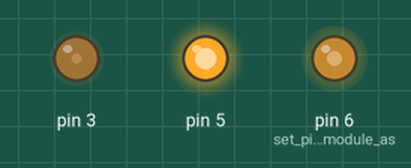
Simulated run of this sketch. Board: Arduino Uno, built with avr-gcc and run on an emulated ATmega328P. Parts: output pins drawn as LEDs (lit = HIGH).

Above: at 0.05 s.
At 2.0 s:
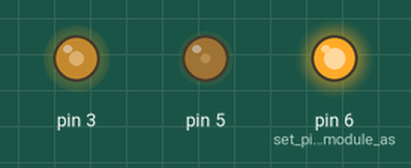
At 4.0 s:
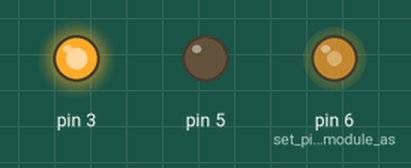
Timing chart, 0 to 5.2 s (numbered marks = the images above):
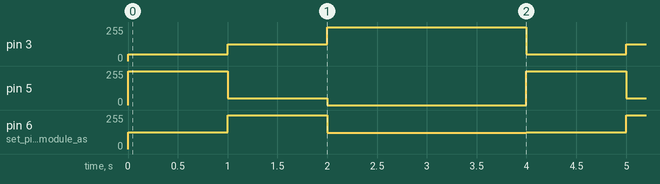

Measured:
- by itself, pin 3: repeats every 4.0 s: 125/255 1.0 s, 255/255 2.0 s, 50/255 1.0 s
- by itself, pin 5: repeats every 4.0 s: 50/255 1.0 s, 0/255 2.0 s, 255/255 1.0 s
- by itself, pin 6 (set_pins_of_rgb-module_as): repeats every 4.0 s: 255/255 1.0 s, 122/255 2.0 s, 125/255 1.0 s

The sketch:

3-5_Die_Pulsweitenmodulation.ino
```cpp
// 3.5 Die Pulsweitenmodulation
// Solution by philipprogramm
//
// Pins
// 6: rgb-module pin 1 (blue)
// 5: rgb-module pin 2 (red)
// 3: rgb-module pin 3 (green)
// Note: PWM is only avaliable on Pins with the ~ symbol.
// Side-Info: PWM stands for Pulsweitenmodulation

void setup(){
    pinMode(6, OUTPUT); // set pins of rgb-module as outputs
    pinMode(5, OUTPUT);
    pinMode(3, OUTPUT);
}

void loop(){
    analogWrite(6, 125); // set the brightness of pin 6 to 125 (range: 0-255)
    analogWrite(5, 255);
    analogWrite(3, 50);
    delay(1000);         // wait 1s
    analogWrite(6, 255); // next color
    analogWrite(5, 50);
    analogWrite(3, 125);
    delay(1000);         // wait 1s
    analogWrite(6, 122); // next color
    analogWrite(5, 0);
    analogWrite(3, 255);
    delay(2000); // wait 2s before next loop
}
```
